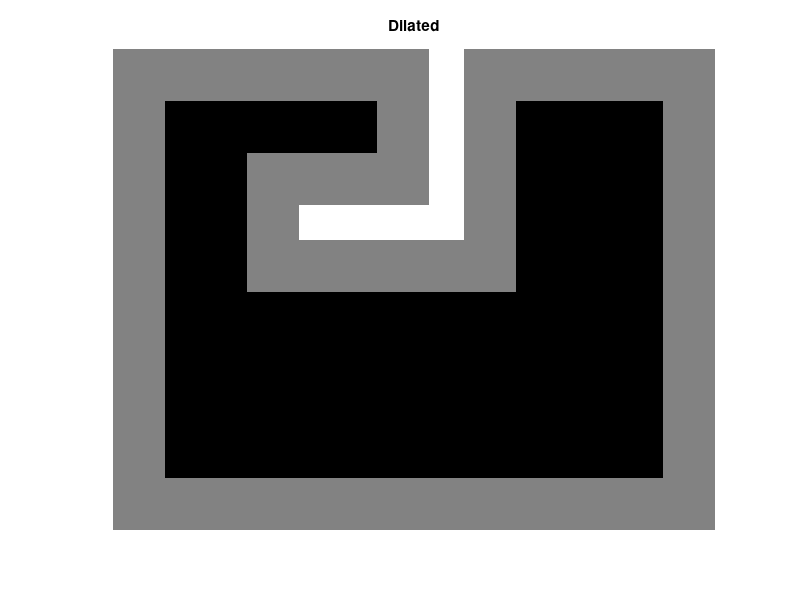

Recreate this plot in MATLAB.
%% Big map
map = zeros(85,384);
map(1:end,1)=1;
map(1:end,end)=1;
map(1,1:end)=1;
map(end,1:end)=1;
map(end-45:end,128*2:128*2+15) = 1;
map(end-45:end-30,128*2-15:128*2) = 1;
save('bigmap','map')
% Cost map
costwidth = 25;
se = strel('square', costwidth);
costmap = imdilate(map,se);
% temp = costmap;
% while (length(find(costmap==0))>0)
%     temp = (imdilate(temp,se));
%     costmap = costmap + temp;
% end
costmap = (costmap+map)%*50);
figure(1), imshow(costmap/max(max(costmap))), title('Dilated')
save('bigcostmap','map')

%% Small map
map = zeros(113,141);
map(1:end,1)=1;
map(1:end,end)=1;
map(1,1:end)=1;
map(end,1:end)=1;
map(1:45,end-66:end-59) = 1;
map(38:45,end-96:end-66) = 1;
save('smallmap','map')

% Cost map
costwidth = 25;
se = strel('square', costwidth);
costmap = imdilate(map,se);
% temp = costmap;
% while (length(find(costmap==0))>0)
%     temp = (imdilate(temp,se));
%     costmap = costmap + temp;
% end
costmap = (costmap+map)%*50);
figure(1), imshow(costmap/max(max(costmap))), title('Dilated')
save('smallcostmap','map')
